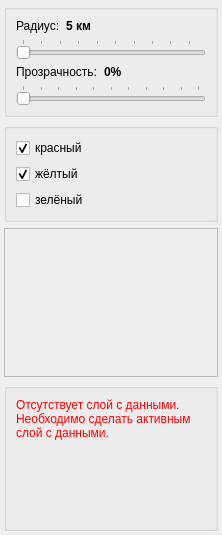
<?xml version="1.0" encoding="UTF-8"?>
<ui version="4.0">
 <class>ColorAlertWidget</class>
 <widget class="QWidget" name="ColorAlertWidget">
  <property name="geometry">
   <rect>
    <x>0</x>
    <y>0</y>
    <width>222</width>
    <height>535</height>
   </rect>
  </property>
  <property name="windowTitle">
   <string>Цветовая индикация</string>
  </property>
  <layout class="QVBoxLayout" name="verticalLayout_4">
   <property name="leftMargin">
    <number>4</number>
   </property>
   <property name="topMargin">
    <number>4</number>
   </property>
   <property name="rightMargin">
    <number>4</number>
   </property>
   <property name="bottomMargin">
    <number>4</number>
   </property>
   <item>
    <widget class="QGroupBox" name="sliderGr">
     <property name="sizePolicy">
      <sizepolicy hsizetype="Preferred" vsizetype="Maximum">
       <horstretch>0</horstretch>
       <verstretch>0</verstretch>
      </sizepolicy>
     </property>
     <property name="title">
      <string/>
     </property>
     <layout class="QVBoxLayout" name="verticalLayout">
      <item>
       <layout class="QHBoxLayout" name="horizontalLayout">
        <item>
         <widget class="QLabel" name="label">
          <property name="sizePolicy">
           <sizepolicy hsizetype="Maximum" vsizetype="Preferred">
            <horstretch>0</horstretch>
            <verstretch>0</verstretch>
           </sizepolicy>
          </property>
          <property name="text">
           <string>Радиус:</string>
          </property>
         </widget>
        </item>
        <item>
         <widget class="QLabel" name="radiusLabel">
          <property name="font">
           <font>
            <weight>75</weight>
            <bold>true</bold>
           </font>
          </property>
          <property name="text">
           <string>5 км</string>
          </property>
         </widget>
        </item>
       </layout>
      </item>
      <item>
       <widget class="QSlider" name="radiusSlider">
        <property name="minimum">
         <number>5</number>
        </property>
        <property name="maximum">
         <number>100</number>
        </property>
        <property name="singleStep">
         <number>1</number>
        </property>
        <property name="pageStep">
         <number>1</number>
        </property>
        <property name="value">
         <number>5</number>
        </property>
        <property name="orientation">
         <enum>Qt::Horizontal</enum>
        </property>
        <property name="tickPosition">
         <enum>QSlider::TicksAbove</enum>
        </property>
        <property name="tickInterval">
         <number>10</number>
        </property>
       </widget>
      </item>
      <item>
       <layout class="QHBoxLayout" name="horizontalLayout_2">
        <item>
         <widget class="QLabel" name="label_2">
          <property name="sizePolicy">
           <sizepolicy hsizetype="Maximum" vsizetype="Preferred">
            <horstretch>0</horstretch>
            <verstretch>0</verstretch>
           </sizepolicy>
          </property>
          <property name="text">
           <string>Прозрачность:</string>
          </property>
         </widget>
        </item>
        <item>
         <widget class="QLabel" name="alphaLabel">
          <property name="font">
           <font>
            <weight>75</weight>
            <bold>true</bold>
           </font>
          </property>
          <property name="text">
           <string>0%</string>
          </property>
         </widget>
        </item>
       </layout>
      </item>
      <item>
       <widget class="QSlider" name="alphaSlider">
        <property name="sizePolicy">
         <sizepolicy hsizetype="Expanding" vsizetype="Maximum">
          <horstretch>0</horstretch>
          <verstretch>0</verstretch>
         </sizepolicy>
        </property>
        <property name="minimum">
         <number>0</number>
        </property>
        <property name="maximum">
         <number>100</number>
        </property>
        <property name="singleStep">
         <number>5</number>
        </property>
        <property name="pageStep">
         <number>5</number>
        </property>
        <property name="value">
         <number>0</number>
        </property>
        <property name="orientation">
         <enum>Qt::Horizontal</enum>
        </property>
        <property name="tickPosition">
         <enum>QSlider::TicksAbove</enum>
        </property>
        <property name="tickInterval">
         <number>10</number>
        </property>
       </widget>
      </item>
      <item>
       <layout class="QHBoxLayout" name="horizontalLayout_3"/>
      </item>
     </layout>
    </widget>
   </item>
   <item>
    <widget class="QGroupBox" name="colorGr">
     <property name="sizePolicy">
      <sizepolicy hsizetype="Preferred" vsizetype="Maximum">
       <horstretch>0</horstretch>
       <verstretch>0</verstretch>
      </sizepolicy>
     </property>
     <property name="title">
      <string/>
     </property>
     <layout class="QVBoxLayout" name="verticalLayout_2">
      <item>
       <widget class="QCheckBox" name="redCheck">
        <property name="autoFillBackground">
         <bool>false</bool>
        </property>
        <property name="text">
         <string>красный</string>
        </property>
        <property name="checked">
         <bool>true</bool>
        </property>
       </widget>
      </item>
      <item>
       <widget class="QCheckBox" name="yellowCheck">
        <property name="enabled">
         <bool>true</bool>
        </property>
        <property name="text">
         <string>жёлтый</string>
        </property>
        <property name="checked">
         <bool>true</bool>
        </property>
       </widget>
      </item>
      <item>
       <widget class="QCheckBox" name="greenCheck">
        <property name="text">
         <string>зелёный</string>
        </property>
       </widget>
      </item>
     </layout>
    </widget>
   </item>
   <item>
    <widget class="QScrollArea" name="scroll">
     <property name="widgetResizable">
      <bool>true</bool>
     </property>
     <widget class="QWidget" name="scrollAreaWidgetContents">
      <property name="geometry">
       <rect>
        <x>0</x>
        <y>0</y>
        <width>210</width>
        <height>140</height>
       </rect>
      </property>
      <layout class="QVBoxLayout" name="verticalLayout_3">
       <property name="spacing">
        <number>0</number>
       </property>
       <property name="leftMargin">
        <number>0</number>
       </property>
       <property name="topMargin">
        <number>0</number>
       </property>
       <property name="rightMargin">
        <number>0</number>
       </property>
       <property name="bottomMargin">
        <number>0</number>
       </property>
       <item>
        <widget class="QWidget" name="paramsWidget" native="true">
         <layout class="QVBoxLayout" name="paramsLayout"/>
        </widget>
       </item>
      </layout>
     </widget>
    </widget>
   </item>
   <item>
    <widget class="QGroupBox" name="errorGr">
     <property name="title">
      <string/>
     </property>
     <layout class="QVBoxLayout" name="verticalLayout_5">
      <item>
       <widget class="QLabel" name="info_label">
        <property name="text">
         <string>&lt;html&gt;&lt;head/&gt;&lt;body&gt;&lt;p&gt;&lt;span style=&quot; color:#ff0000;&quot;&gt;Отсутствует слой с данными. Необходимо сделать активным слой с данными.&lt;/span&gt;&lt;/p&gt;&lt;/body&gt;&lt;/html&gt;</string>
        </property>
        <property name="wordWrap">
         <bool>true</bool>
        </property>
       </widget>
      </item>
      <item>
       <spacer name="verticalSpacer">
        <property name="orientation">
         <enum>Qt::Vertical</enum>
        </property>
        <property name="sizeHint" stdset="0">
         <size>
          <width>20</width>
          <height>40</height>
         </size>
        </property>
       </spacer>
      </item>
     </layout>
    </widget>
   </item>
  </layout>
 </widget>
 <resources/>
 <connections/>
</ui>
